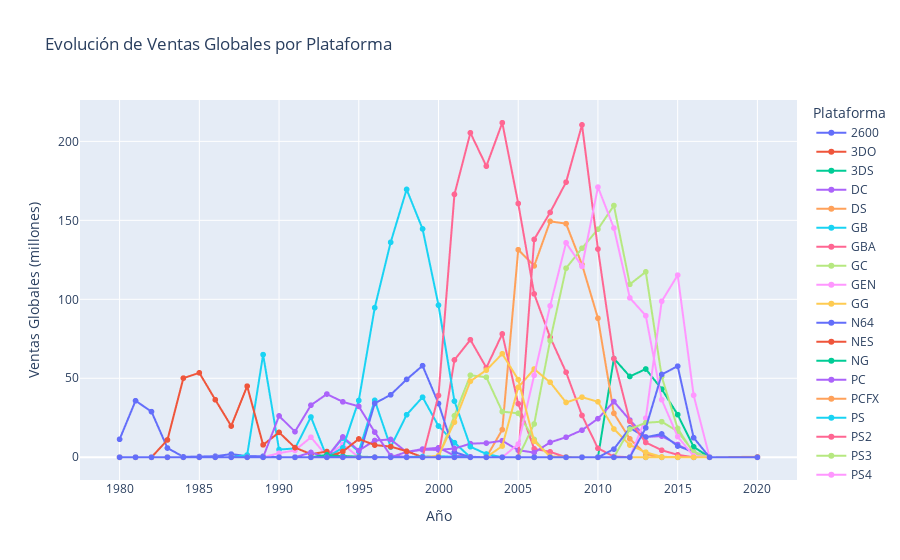

This figure's notebook cell:
### Code cell
# Convertir la tabla pivot a formato largo para que Plotly pueda manejarlo mejor
dfsales_melted = dfsales.melt(id_vars=["Year"], var_name="Platform", value_name="Global_Sales")

# Crear gráfico de líneas por plataforma
fig = px.line(dfsales_melted, x="Year", y="Global_Sales", color="Platform",
              title="Evolución de Ventas Globales por Plataforma",
              labels={"Year": "Año", "Global_Sales": "Ventas Globales (millones)", "Platform": "Plataforma"},
              markers=True)

# Mostrar gráfico
fig.show()

### Figure 1 — Plotly figure (JSON) as saved in the notebook; plotly's stock layout.template omitted (floating-point values rounded to 4 significant figures)
{"data": [{"hovertemplate": "Plataforma=2600<br>Año=%{x}<br>Ventas Globales (millones)=%{y}<extra></extra>", "legendgroup": "2600", "line": {"color": "#636efa", "dash": "solid"}, "marker": {"symbol": "circle"}, "mode": "markers+lines", "name": "2600", "showlegend": true, "type": "scattergl", "x": [1980, 1981, 1982, 1983, 1984, 1985, 1986, 1987, 1988, 1989, 1990, 1991, 1992, 1993, 1994, 1995, 1996, 1997, 1998, 1999, 2000, 2001, 2002, 2003, 2004, 2005, 2006, 2007, 2008, 2009, 2010, 2011, 2012, 2013, 2014, 2015, 2016, 2017, 2020], "xaxis": "x", "y": [11.38, 35.77, 28.86, 5.83, 0.27, 0.45, 0.66, 1.98, 0.75, 0.62, 0, 0, 0, 0, 0, 0, 0, 0, 0, 0, 0, 0, 0, 0, 0, 0, 0, 0, 0, 0, 0, 0, 0, 0, 0, 0, 0, 0, 0], "yaxis": "y"}, {"hovertemplate": "Plataforma=3DO<br>Año=%{x}<br>Ventas Globales (millones)=%{y}<extra></extra>", "legendgroup": "3DO", "line": {"color": "#EF553B", "dash": "solid"}, "marker": {"symbol": "circle"}, "mode": "markers+lines", "name": "3DO", "showlegend": true, "type": "scattergl", "x": [1980, 1981, 1982, 1983, 1984, 1985, 1986, 1987, 1988, 1989, 1990, 1991, 1992, 1993, 1994, 1995, 1996, 1997, 1998, 1999, 2000, 2001, 2002, 2003, 2004, 2005, 2006, 2007, 2008, 2009, 2010, 2011, 2012, 2013, 2014, 2015, 2016, 2017, 2020], "xaxis": "x", "y": [0, 0, 0, 0, 0, 0, 0, 0, 0, 0, 0, 0, 0, 0, 0.02, 0.08, 0, 0, 0, 0, 0, 0, 0, 0, 0, 0, 0, 0, 0, 0, 0, 0, 0, 0, 0, 0, 0, 0, 0], "yaxis": "y"}, {"hovertemplate": "Plataforma=3DS<br>Año=%{x}<br>Ventas Globales (millones)=%{y}<extra></extra>", "legendgroup": "3DS", "line": {"color": "#00cc96", "dash": "solid"}, "marker": {"symbol": "circle"}, "mode": "markers+lines", "name": "3DS", "showlegend": true, "type": "scattergl", "x": [1980, 1981, 1982, 1983, 1984, 1985, 1986, 1987, 1988, 1989, 1990, 1991, 1992, 1993, 1994, 1995, 1996, 1997, 1998, 1999, 2000, 2001, 2002, 2003, 2004, 2005, 2006, 2007, 2008, 2009, 2010, 2011, 2012, 2013, 2014, 2015, 2016, 2017, 2020], "xaxis": "x", "y": [0, 0, 0, 0, 0, 0, 0, 0, 0, 0, 0, 0, 0, 0, 0, 0, 0, 0, 0, 0, 0, 0, 0, 0, 0, 0, 0, 0, 0, 0, 0, 62.53, 51.14, 55.88, 43.14, 26.99, 6.6, 0, 0], "yaxis": "y"}, {"hovertemplate": "Plataforma=DC<br>Año=%{x}<br>Ventas Globales (millones)=%{y}<extra></extra>", "legendgroup": "DC", "line": {"color": "#ab63fa", "dash": "solid"}, "marker": {"symbol": "circle"}, "mode": "markers+lines", "name": "DC", "showlegend": true, "type": "scattergl", "x": [1980, 1981, 1982, 1983, 1984, 1985, 1986, 1987, 1988, 1989, 1990, 1991, 1992, 1993, 1994, 1995, 1996, 1997, 1998, 1999, 2000, 2001, 2002, 2003, 2004, 2005, 2006, 2007, 2008, 2009, 2010, 2011, 2012, 2013, 2014, 2015, 2016, 2017, 2020], "xaxis": "x", "y": [0, 0, 0, 0, 0, 0, 0, 0, 0, 0, 0, 0, 0, 0, 0, 0, 0, 0, 3.39, 5.17, 5.99, 1.07, 0.29, 0, 0, 0, 0, 0.02, 0.04, 0, 0, 0, 0, 0, 0, 0, 0, 0, 0], "yaxis": "y"}, {"hovertemplate": "Plataforma=DS<br>Año=%{x}<br>Ventas Globales (millones)=%{y}<extra></extra>", "legendgroup": "DS", "line": {"color": "#FFA15A", "dash": "solid"}, "marker": {"symbol": "circle"}, "mode": "markers+lines", "name": "DS", "showlegend": true, "type": "scattergl", "x": [1980, 1981, 1982, 1983, 1984, 1985, 1986, 1987, 1988, 1989, 1990, 1991, 1992, 1993, 1994, 1995, 1996, 1997, 1998, 1999, 2000, 2001, 2002, 2003, 2004, 2005, 2006, 2007, 2008, 2009, 2010, 2011, 2012, 2013, 2014, 2015, 2016, 2017, 2020], "xaxis": "x", "y": [0, 0, 0, 0, 0, 0.02, 0, 0, 0, 0, 0, 0, 0, 0, 0, 0, 0, 0, 0, 0, 0, 0, 0, 0, 17.46, 131.4, 121.2, 149.4, 147.9, 122.0, 87.98, 27.8, 11.64, 1.96, 0.02, 0, 0, 0, 0.29], "yaxis": "y"}, {"hovertemplate": "Plataforma=GB<br>Año=%{x}<br>Ventas Globales (millones)=%{y}<extra></extra>", "legendgroup": "GB", "line": {"color": "#19d3f3", "dash": "solid"}, "marker": {"symbol": "circle"}, "mode": "markers+lines", "name": "GB", "showlegend": true, "type": "scattergl", "x": [1980, 1981, 1982, 1983, 1984, 1985, 1986, 1987, 1988, 1989, 1990, 1991, 1992, 1993, 1994, 1995, 1996, 1997, 1998, 1999, 2000, 2001, 2002, 2003, 2004, 2005, 2006, 2007, 2008, 2009, 2010, 2011, 2012, 2013, 2014, 2015, 2016, 2017, 2020], "xaxis": "x", "y": [0, 0, 0, 0, 0, 0, 0, 0, 1.43, 64.98, 4.89, 5.57, 25.48, 0, 12.17, 3.6, 36.02, 6.37, 26.9, 38.01, 19.76, 9.24, 0, 0, 0, 0, 0, 0, 0, 0, 0, 0, 0, 0, 0, 0, 0, 0, 0], "yaxis": "y"}, {"hovertemplate": "Plataforma=GBA<br>Año=%{x}<br>Ventas Globales (millones)=%{y}<extra></extra>", "legendgroup": "GBA", "line": {"color": "#FF6692", "dash": "solid"}, "marker": {"symbol": "circle"}, "mode": "markers+lines", "name": "GBA", "showlegend": true, "type": "scattergl", "x": [1980, 1981, 1982, 1983, 1984, 1985, 1986, 1987, 1988, 1989, 1990, 1991, 1992, 1993, 1994, 1995, 1996, 1997, 1998, 1999, 2000, 2001, 2002, 2003, 2004, 2005, 2006, 2007, 2008, 2009, 2010, 2011, 2012, 2013, 2014, 2015, 2016, 2017, 2020], "xaxis": "x", "y": [0, 0, 0, 0, 0, 0, 0, 0, 0, 0, 0, 0, 0, 0, 0, 0, 0, 0, 0, 0, 0.06, 61.62, 74.38, 56.73, 78.09, 33.9, 5.35, 3.43, 0, 0, 0, 0, 0, 0, 0, 0, 0, 0, 0], "yaxis": "y"}, {"hovertemplate": "Plataforma=GC<br>Año=%{x}<br>Ventas Globales (millones)=%{y}<extra></extra>", "legendgroup": "GC", "line": {"color": "#B6E880", "dash": "solid"}, "marker": {"symbol": "circle"}, "mode": "markers+lines", "name": "GC", "showlegend": true, "type": "scattergl", "x": [1980, 1981, 1982, 1983, 1984, 1985, 1986, 1987, 1988, 1989, 1990, 1991, 1992, 1993, 1994, 1995, 1996, 1997, 1998, 1999, 2000, 2001, 2002, 2003, 2004, 2005, 2006, 2007, 2008, 2009, 2010, 2011, 2012, 2013, 2014, 2015, 2016, 2017, 2020], "xaxis": "x", "y": [0, 0, 0, 0, 0, 0, 0, 0, 0, 0, 0, 0, 0, 0, 0, 0, 0, 0, 0, 0, 0, 26.3, 51.93, 50.66, 28.89, 27.8, 11.29, 0.27, 0, 0, 0, 0, 0, 0, 0, 0, 0, 0, 0], "yaxis": "y"}, {"hovertemplate": "Plataforma=GEN<br>Año=%{x}<br>Ventas Globales (millones)=%{y}<extra></extra>", "legendgroup": "GEN", "line": {"color": "#FF97FF", "dash": "solid"}, "marker": {"symbol": "circle"}, "mode": "markers+lines", "name": "GEN", "showlegend": true, "type": "scattergl", "x": [1980, 1981, 1982, 1983, 1984, 1985, 1986, 1987, 1988, 1989, 1990, 1991, 1992, 1993, 1994, 1995, 1996, 1997, 1998, 1999, 2000, 2001, 2002, 2003, 2004, 2005, 2006, 2007, 2008, 2009, 2010, 2011, 2012, 2013, 2014, 2015, 2016, 2017, 2020], "xaxis": "x", "y": [0, 0, 0, 0, 0, 0, 0, 0, 0, 0, 2.6, 4.34, 12.66, 0.65, 8.11, 0, 0, 0, 0, 0, 0, 0, 0, 0, 0, 0, 0, 0, 0, 0, 0, 0, 0, 0, 0, 0, 0, 0, 0], "yaxis": "y"}, {"hovertemplate": "Plataforma=GG<br>Año=%{x}<br>Ventas Globales (millones)=%{y}<extra></extra>", "legendgroup": "GG", "line": {"color": "#FECB52", "dash": "solid"}, "marker": {"symbol": "circle"}, "mode": "markers+lines", "name": "GG", "showlegend": true, "type": "scattergl", "x": [1980, 1981, 1982, 1983, 1984, 1985, 1986, 1987, 1988, 1989, 1990, 1991, 1992, 1993, 1994, 1995, 1996, 1997, 1998, 1999, 2000, 2001, 2002, 2003, 2004, 2005, 2006, 2007, 2008, 2009, 2010, 2011, 2012, 2013, 2014, 2015, 2016, 2017, 2020], "xaxis": "x", "y": [0, 0, 0, 0, 0, 0, 0, 0, 0, 0, 0, 0, 0.04, 0, 0, 0, 0, 0, 0, 0, 0, 0, 0, 0, 0, 0, 0, 0, 0, 0, 0, 0, 0, 0, 0, 0, 0, 0, 0], "yaxis": "y"}, {"hovertemplate": "Plataforma=N64<br>Año=%{x}<br>Ventas Globales (millones)=%{y}<extra></extra>", "legendgroup": "N64", "line": {"color": "#636efa", "dash": "solid"}, "marker": {"symbol": "circle"}, "mode": "markers+lines", "name": "N64", "showlegend": true, "type": "scattergl", "x": [1980, 1981, 1982, 1983, 1984, 1985, 1986, 1987, 1988, 1989, 1990, 1991, 1992, 1993, 1994, 1995, 1996, 1997, 1998, 1999, 2000, 2001, 2002, 2003, 2004, 2005, 2006, 2007, 2008, 2009, 2010, 2011, 2012, 2013, 2014, 2015, 2016, 2017, 2020], "xaxis": "x", "y": [0, 0, 0, 0, 0, 0, 0, 0, 0, 0, 0, 0, 0, 0, 0, 0, 34.11, 39.51, 49.28, 57.96, 34.01, 3.26, 0.08, 0, 0, 0, 0, 0, 0, 0, 0, 0, 0, 0, 0, 0, 0, 0, 0], "yaxis": "y"}, {"hovertemplate": "Plataforma=NES<br>Año=%{x}<br>Ventas Globales (millones)=%{y}<extra></extra>", "legendgroup": "NES", "line": {"color": "#EF553B", "dash": "solid"}, "marker": {"symbol": "circle"}, "mode": "markers+lines", "name": "NES", "showlegend": true, "type": "scattergl", "x": [1980, 1981, 1982, 1983, 1984, 1985, 1986, 1987, 1988, 1989, 1990, 1991, 1992, 1993, 1994, 1995, 1996, 1997, 1998, 1999, 2000, 2001, 2002, 2003, 2004, 2005, 2006, 2007, 2008, 2009, 2010, 2011, 2012, 2013, 2014, 2015, 2016, 2017, 2020], "xaxis": "x", "y": [0, 0, 0, 10.96, 50.09, 53.44, 36.41, 19.76, 45.01, 7.85, 15.74, 6.11, 1.98, 3.61, 0.11, 0, 0, 0, 0, 0, 0, 0, 0, 0, 0, 0, 0, 0, 0, 0, 0, 0, 0, 0, 0, 0, 0, 0, 0], "yaxis": "y"}, {"hovertemplate": "Plataforma=NG<br>Año=%{x}<br>Ventas Globales (millones)=%{y}<extra></extra>", "legendgroup": "NG", "line": {"color": "#00cc96", "dash": "solid"}, "marker": {"symbol": "circle"}, "mode": "markers+lines", "name": "NG", "showlegend": true, "type": "scattergl", "x": [1980, 1981, 1982, 1983, 1984, 1985, 1986, 1987, 1988, 1989, 1990, 1991, 1992, 1993, 1994, 1995, 1996, 1997, 1998, 1999, 2000, 2001, 2002, 2003, 2004, 2005, 2006, 2007, 2008, 2009, 2010, 2011, 2012, 2013, 2014, 2015, 2016, 2017, 2020], "xaxis": "x", "y": [0, 0, 0, 0, 0, 0, 0, 0, 0, 0, 0, 0, 0, 0.21, 0.8, 0.33, 0.1, 0, 0, 0, 0, 0, 0, 0, 0, 0, 0, 0, 0, 0, 0, 0, 0, 0, 0, 0, 0, 0, 0], "yaxis": "y"}, {"hovertemplate": "Plataforma=PC<br>Año=%{x}<br>Ventas Globales (millones)=%{y}<extra></extra>", "legendgroup": "PC", "line": {"color": "#ab63fa", "dash": "solid"}, "marker": {"symbol": "circle"}, "mode": "markers+lines", "name": "PC", "showlegend": true, "type": "scattergl", "x": [1980, 1981, 1982, 1983, 1984, 1985, 1986, 1987, 1988, 1989, 1990, 1991, 1992, 1993, 1994, 1995, 1996, 1997, 1998, 1999, 2000, 2001, 2002, 2003, 2004, 2005, 2006, 2007, 2008, 2009, 2010, 2011, 2012, 2013, 2014, 2015, 2016, 2017, 2020], "xaxis": "x", "y": [0, 0, 0, 0, 0, 0.03, 0, 0, 0.03, 0, 0, 0, 3.02, 0, 12.85, 4.23, 10.59, 11.26, 3.28, 4.75, 4.68, 5.51, 8.6, 8.96, 10.46, 4.47, 2.97, 9.4, 12.67, 17.16, 24.46, 35.25, 23.53, 12.83, 13.39, 8.07, 2.6, 0, 0], "yaxis": "y"}, {"hovertemplate": "Plataforma=PCFX<br>Año=%{x}<br>Ventas Globales (millones)=%{y}<extra></extra>", "legendgroup": "PCFX", "line": {"color": "#FFA15A", "dash": "solid"}, "marker": {"symbol": "circle"}, "mode": "markers+lines", "name": "PCFX", "showlegend": true, "type": "scattergl", "x": [1980, 1981, 1982, 1983, 1984, 1985, 1986, 1987, 1988, 1989, 1990, 1991, 1992, 1993, 1994, 1995, 1996, 1997, 1998, 1999, 2000, 2001, 2002, 2003, 2004, 2005, 2006, 2007, 2008, 2009, 2010, 2011, 2012, 2013, 2014, 2015, 2016, 2017, 2020], "xaxis": "x", "y": [0, 0, 0, 0, 0, 0, 0, 0, 0, 0, 0, 0, 0, 0, 0, 0, 0.03, 0, 0, 0, 0, 0, 0, 0, 0, 0, 0, 0, 0, 0, 0, 0, 0, 0, 0, 0, 0, 0, 0], "yaxis": "y"}, {"hovertemplate": "Plataforma=PS<br>Año=%{x}<br>Ventas Globales (millones)=%{y}<extra></extra>", "legendgroup": "PS", "line": {"color": "#19d3f3", "dash": "solid"}, "marker": {"symbol": "circle"}, "mode": "markers+lines", "name": "PS", "showlegend": true, "type": "scattergl", "x": [1980, 1981, 1982, 1983, 1984, 1985, 1986, 1987, 1988, 1989, 1990, 1991, 1992, 1993, 1994, 1995, 1996, 1997, 1998, 1999, 2000, 2001, 2002, 2003, 2004, 2005, 2006, 2007, 2008, 2009, 2010, 2011, 2012, 2013, 2014, 2015, 2016, 2017, 2020], "xaxis": "x", "y": [0, 0, 0, 0, 0, 0, 0, 0, 0, 0, 0, 0, 0, 0, 6.02, 35.92, 94.68, 136.1, 169.6, 144.6, 96.28, 35.52, 6.69, 2.05, 0, 0, 0, 0, 0, 0, 0, 0, 0, 0, 0, 0, 0, 0, 0], "yaxis": "y"}, {"hovertemplate": "Plataforma=PS2<br>Año=%{x}<br>Ventas Globales (millones)=%{y}<extra></extra>", "legendgroup": "PS2", "line": {"color": "#FF6692", "dash": "solid"}, "marker": {"symbol": "circle"}, "mode": "markers+lines", "name": "PS2", "showlegend": true, "type": "scattergl", "x": [1980, 1981, 1982, 1983, 1984, 1985, 1986, 1987, 1988, 1989, 1990, 1991, 1992, 1993, 1994, 1995, 1996, 1997, 1998, 1999, 2000, 2001, 2002, 2003, 2004, 2005, 2006, 2007, 2008, 2009, 2010, 2011, 2012, 2013, 2014, 2015, 2016, 2017, 2020], "xaxis": "x", "y": [0, 0, 0, 0, 0, 0, 0, 0, 0, 0, 0, 0, 0, 0, 0, 0, 0, 0, 0, 0, 39.11, 166.4, 205.4, 184.3, 211.8, 160.7, 103.4, 76, 53.83, 26.45, 5.63, 0.47, 0, 0, 0, 0, 0, 0, 0], "yaxis": "y"}, {"hovertemplate": "Plataforma=PS3<br>Año=%{x}<br>Ventas Globales (millones)=%{y}<extra></extra>", "legendgroup": "PS3", "line": {"color": "#B6E880", "dash": "solid"}, "marker": {"symbol": "circle"}, "mode": "markers+lines", "name": "PS3", "showlegend": true, "type": "scattergl", "x": [1980, 1981, 1982, 1983, 1984, 1985, 1986, 1987, 1988, 1989, 1990, 1991, 1992, 1993, 1994, 1995, 1996, 1997, 1998, 1999, 2000, 2001, 2002, 2003, 2004, 2005, 2006, 2007, 2008, 2009, 2010, 2011, 2012, 2013, 2014, 2015, 2016, 2017, 2020], "xaxis": "x", "y": [0, 0, 0, 0, 0, 0, 0, 0, 0, 0, 0, 0, 0, 0, 0, 0, 0, 0, 0, 0, 0, 0, 0, 0, 0, 0, 21.07, 73.81, 119.7, 132.3, 144.4, 159.4, 109.5, 117.4, 50.96, 18.22, 2.59, 0, 0], "yaxis": "y"}, {"hovertemplate": "Plataforma=PS4<br>Año=%{x}<br>Ventas Globales (millones)=%{y}<extra></extra>", "legendgroup": "PS4", "line": {"color": "#FF97FF", "dash": "solid"}, "marker": {"symbol": "circle"}, "mode": "markers+lines", "name": "PS4", "showlegend": true, "type": "scattergl", "x": [1980, 1981, 1982, 1983, 1984, 1985, 1986, 1987, 1988, 1989, 1990, 1991, 1992, 1993, 1994, 1995, 1996, 1997, 1998, 1999, 2000, 2001, 2002, 2003, 2004, 2005, 2006, 2007, 2008, 2009, 2010, 2011, 2012, 2013, 2014, 2015, 2016, 2017, 2020], "xaxis": "x", "y": [0, 0, 0, 0, 0, 0, 0, 0, 0, 0, 0, 0, 0, 0, 0, 0, 0, 0, 0, 0, 0, 0, 0, 0, 0, 0, 0, 0, 0, 0, 0, 0, 0, 24.76, 98.76, 115.3, 39.25, 0.03, 0], "yaxis": "y"}, {"hovertemplate": "Plataforma=PSP<br>Año=%{x}<br>Ventas Globales (millones)=%{y}<extra></extra>", "legendgroup": "PSP", "line": {"color": "#FECB52", "dash": "solid"}, "marker": {"symbol": "circle"}, "mode": "markers+lines", "name": "PSP", "showlegend": true, "type": "scattergl", "x": [1980, 1981, 1982, 1983, 1984, 1985, 1986, 1987, 1988, 1989, 1990, 1991, 1992, 1993, 1994, 1995, 1996, 1997, 1998, 1999, 2000, 2001, 2002, 2003, 2004, 2005, 2006, 2007, 2008, 2009, 2010, 2011, 2012, 2013, 2014, 2015, 2016, 2017, 2020], "xaxis": "x", "y": [0, 0, 0, 0, 0, 0, 0, 0, 0, 0, 0, 0, 0, 0, 0, 0, 0, 0, 0, 0, 0, 0, 0, 0, 7.13, 44.23, 55.85, 47.48, 34.68, 38.07, 35.11, 17.89, 7.72, 3.19, 0.24, 0.12, 0, 0, 0], "yaxis": "y"}, {"hovertemplate": "Plataforma=PSV<br>Año=%{x}<br>Ventas Globales (millones)=%{y}<extra></extra>", "legendgroup": "PSV", "line": {"color": "#636efa", "dash": "solid"}, "marker": {"symbol": "circle"}, "mode": "markers+lines", "name": "PSV", "showlegend": true, "type": "scattergl", "x": [1980, 1981, 1982, 1983, 1984, 1985, 1986, 1987, 1988, 1989, 1990, 1991, 1992, 1993, 1994, 1995, 1996, 1997, 1998, 1999, 2000, 2001, 2002, 2003, 2004, 2005, 2006, 2007, 2008, 2009, 2010, 2011, 2012, 2013, 2014, 2015, 2016, 2017, 2020], "xaxis": "x", "y": [0, 0, 0, 0, 0, 0, 0, 0, 0, 0, 0, 0, 0, 0, 0, 0, 0, 0, 0, 0, 0, 0, 0, 0, 0, 0, 0, 0, 0, 0, 0, 5.15, 18.53, 12.69, 14.74, 7.1, 3.4, 0.02, 0], "yaxis": "y"}, {"hovertemplate": "Plataforma=SAT<br>Año=%{x}<br>Ventas Globales (millones)=%{y}<extra></extra>", "legendgroup": "SAT", "line": {"color": "#EF553B", "dash": "solid"}, "marker": {"symbol": "circle"}, "mode": "markers+lines", "name": "SAT", "showlegend": true, "type": "scattergl", "x": [1980, 1981, 1982, 1983, 1984, 1985, 1986, 1987, 1988, 1989, 1990, 1991, 1992, 1993, 1994, 1995, 1996, 1997, 1998, 1999, 2000, 2001, 2002, 2003, 2004, 2005, 2006, 2007, 2008, 2009, 2010, 2011, 2012, 2013, 2014, 2015, 2016, 2017, 2020], "xaxis": "x", "y": [0, 0, 0, 0, 0, 0, 0, 0, 0, 0, 0, 0, 0, 0, 3.64, 11.58, 7.69, 6.77, 3.82, 0.09, 0, 0, 0, 0, 0, 0, 0, 0, 0, 0, 0, 0, 0, 0, 0, 0, 0, 0, 0], "yaxis": "y"}, {"hovertemplate": "Plataforma=SCD<br>Año=%{x}<br>Ventas Globales (millones)=%{y}<extra></extra>", "legendgroup": "SCD", "line": {"color": "#00cc96", "dash": "solid"}, "marker": {"symbol": "circle"}, "mode": "markers+lines", "name": "SCD", "showlegend": true, "type": "scattergl", "x": [1980, 1981, 1982, 1983, 1984, 1985, 1986, 1987, 1988, 1989, 1990, 1991, 1992, 1993, 1994, 1995, 1996, 1997, 1998, 1999, 2000, 2001, 2002, 2003, 2004, 2005, 2006, 2007, 2008, 2009, 2010, 2011, 2012, 2013, 2014, 2015, 2016, 2017, 2020], "xaxis": "x", "y": [0, 0, 0, 0, 0, 0, 0, 0, 0, 0, 0, 0, 0, 1.5, 0.37, 0, 0, 0, 0, 0, 0, 0, 0, 0, 0, 0, 0, 0, 0, 0, 0, 0, 0, 0, 0, 0, 0, 0, 0], "yaxis": "y"}, {"hovertemplate": "Plataforma=SNES<br>Año=%{x}<br>Ventas Globales (millones)=%{y}<extra></extra>", "legendgroup": "SNES", "line": {"color": "#ab63fa", "dash": "solid"}, "marker": {"symbol": "circle"}, "mode": "markers+lines", "name": "SNES", "showlegend": true, "type": "scattergl", "x": [1980, 1981, 1982, 1983, 1984, 1985, 1986, 1987, 1988, 1989, 1990, 1991, 1992, 1993, 1994, 1995, 1996, 1997, 1998, 1999, 2000, 2001, 2002, 2003, 2004, 2005, 2006, 2007, 2008, 2009, 2010, 2011, 2012, 2013, 2014, 2015, 2016, 2017, 2020], "xaxis": "x", "y": [0, 0, 0, 0, 0, 0, 0, 0, 0, 0, 26.16, 16.21, 32.98, 40.01, 35.08, 32.21, 15.93, 0.99, 0.22, 0.26, 0, 0, 0, 0, 0, 0, 0, 0, 0, 0, 0, 0, 0, 0, 0, 0, 0, 0, 0], "yaxis": "y"}, {"hovertemplate": "Plataforma=TG16<br>Año=%{x}<br>Ventas Globales (millones)=%{y}<extra></extra>", "legendgroup": "TG16", "line": {"color": "#FFA15A", "dash": "solid"}, "marker": {"symbol": "circle"}, "mode": "markers+lines", "name": "TG16", "showlegend": true, "type": "scattergl", "x": [1980, 1981, 1982, 1983, 1984, 1985, 1986, 1987, 1988, 1989, 1990, 1991, 1992, 1993, 1994, 1995, 1996, 1997, 1998, 1999, 2000, 2001, 2002, 2003, 2004, 2005, 2006, 2007, 2008, 2009, 2010, 2011, 2012, 2013, 2014, 2015, 2016, 2017, 2020], "xaxis": "x", "y": [0, 0, 0, 0, 0, 0, 0, 0, 0, 0, 0, 0, 0, 0, 0, 0.16, 0, 0, 0, 0, 0, 0, 0, 0, 0, 0, 0, 0, 0, 0, 0, 0, 0, 0, 0, 0, 0, 0, 0], "yaxis": "y"}, {"hovertemplate": "Plataforma=WS<br>Año=%{x}<br>Ventas Globales (millones)=%{y}<extra></extra>", "legendgroup": "WS", "line": {"color": "#19d3f3", "dash": "solid"}, "marker": {"symbol": "circle"}, "mode": "markers+lines", "name": "WS", "showlegend": true, "type": "scattergl", "x": [1980, 1981, 1982, 1983, 1984, 1985, 1986, 1987, 1988, 1989, 1990, 1991, 1992, 1993, 1994, 1995, 1996, 1997, 1998, 1999, 2000, 2001, 2002, 2003, 2004, 2005, 2006, 2007, 2008, 2009, 2010, 2011, 2012, 2013, 2014, 2015, 2016, 2017, 2020], "xaxis": "x", "y": [0, 0, 0, 0, 0, 0, 0, 0, 0, 0, 0, 0, 0, 0, 0, 0, 0, 0, 0, 0.46, 0.68, 0.28, 0, 0, 0, 0, 0, 0, 0, 0, 0, 0, 0, 0, 0, 0, 0, 0, 0], "yaxis": "y"}, {"hovertemplate": "Plataforma=Wii<br>Año=%{x}<br>Ventas Globales (millones)=%{y}<extra></extra>", "legendgroup": "Wii", "line": {"color": "#FF6692", "dash": "solid"}, "marker": {"symbol": "circle"}, "mode": "markers+lines", "name": "Wii", "showlegend": true, "type": "scattergl", "x": [1980, 1981, 1982, 1983, 1984, 1985, 1986, 1987, 1988, 1989, 1990, 1991, 1992, 1993, 1994, 1995, 1996, 1997, 1998, 1999, 2000, 2001, 2002, 2003, 2004, 2005, 2006, 2007, 2008, 2009, 2010, 2011, 2012, 2013, 2014, 2015, 2016, 2017, 2020], "xaxis": "x", "y": [0, 0, 0, 0, 0, 0, 0, 0, 0, 0, 0, 0, 0, 0, 0, 0, 0, 0, 0, 0, 0, 0, 0, 0, 0, 0, 137.9, 155.0, 174.2, 210.4, 131.8, 62.41, 22.77, 9.36, 4.44, 1.55, 0, 0, 0], "yaxis": "y"}, {"hovertemplate": "Plataforma=WiiU<br>Año=%{x}<br>Ventas Globales (millones)=%{y}<extra></extra>", "legendgroup": "WiiU", "line": {"color": "#B6E880", "dash": "solid"}, "marker": {"symbol": "circle"}, "mode": "markers+lines", "name": "WiiU", "showlegend": true, "type": "scattergl", "x": [1980, 1981, 1982, 1983, 1984, 1985, 1986, 1987, 1988, 1989, 1990, 1991, 1992, 1993, 1994, 1995, 1996, 1997, 1998, 1999, 2000, 2001, 2002, 2003, 2004, 2005, 2006, 2007, 2008, 2009, 2010, 2011, 2012, 2013, 2014, 2015, 2016, 2017, 2020], "xaxis": "x", "y": [0, 0, 0, 0, 0, 0, 0, 0, 0, 0, 0, 0, 0, 0, 0, 0, 0, 0, 0, 0, 0, 0, 0, 0, 0, 0, 0, 0, 0, 0, 0, 0, 17.84, 21.84, 22.51, 16.38, 3.29, 0, 0], "yaxis": "y"}, {"hovertemplate": "Plataforma=X360<br>Año=%{x}<br>Ventas Globales (millones)=%{y}<extra></extra>", "legendgroup": "X360", "line": {"color": "#FF97FF", "dash": "solid"}, "marker": {"symbol": "circle"}, "mode": "markers+lines", "name": "X360", "showlegend": true, "type": "scattergl", "x": [1980, 1981, 1982, 1983, 1984, 1985, 1986, 1987, 1988, 1989, 1990, 1991, 1992, 1993, 1994, 1995, 1996, 1997, 1998, 1999, 2000, 2001, 2002, 2003, 2004, 2005, 2006, 2007, 2008, 2009, 2010, 2011, 2012, 2013, 2014, 2015, 2016, 2017, 2020], "xaxis": "x", "y": [0, 0, 0, 0, 0, 0, 0, 0, 0, 0, 0, 0, 0, 0, 0, 0, 0, 0, 0, 0, 0, 0, 0, 0, 0, 8.32, 51.88, 95.84, 135.8, 120.8, 171.1, 145.1, 100.9, 89.61, 36.42, 13.05, 0.83, 0, 0], "yaxis": "y"}, {"hovertemplate": "Plataforma=XB<br>Año=%{x}<br>Ventas Globales (millones)=%{y}<extra></extra>", "legendgroup": "XB", "line": {"color": "#FECB52", "dash": "solid"}, "marker": {"symbol": "circle"}, "mode": "markers+lines", "name": "XB", "showlegend": true, "type": "scattergl", "x": [1980, 1981, 1982, 1983, 1984, 1985, 1986, 1987, 1988, 1989, 1990, 1991, 1992, 1993, 1994, 1995, 1996, 1997, 1998, 1999, 2000, 2001, 2002, 2003, 2004, 2005, 2006, 2007, 2008, 2009, 2010, 2011, 2012, 2013, 2014, 2015, 2016, 2017, 2020], "xaxis": "x", "y": [0, 0, 0, 0, 0, 0, 0, 0, 0, 0, 0, 0, 0, 0, 0, 0, 0, 0, 0, 0, 0.99, 22.24, 48.15, 55.16, 65.5, 49.17, 10.15, 0.55, 0.18, 0, 0, 0, 0, 0, 0, 0, 0, 0, 0], "yaxis": "y"}, {"hovertemplate": "Plataforma=XOne<br>Año=%{x}<br>Ventas Globales (millones)=%{y}<extra></extra>", "legendgroup": "XOne", "line": {"color": "#636efa", "dash": "solid"}, "marker": {"symbol": "circle"}, "mode": "markers+lines", "name": "XOne", "showlegend": true, "type": "scattergl", "x": [1980, 1981, 1982, 1983, 1984, 1985, 1986, 1987, 1988, 1989, 1990, 1991, 1992, 1993, 1994, 1995, 1996, 1997, 1998, 1999, 2000, 2001, 2002, 2003, 2004, 2005, 2006, 2007, 2008, 2009, 2010, 2011, 2012, 2013, 2014, 2015, 2016, 2017, 2020], "xaxis": "x", "y": [0, 0, 0, 0, 0, 0, 0, 0, 0, 0, 0, 0, 0, 0, 0, 0, 0, 0, 0, 0, 0, 0, 0, 0, 0, 0, 0, 0, 0, 0, 0, 0, 0, 18.6, 52.43, 57.66, 12.37, 0, 0], "yaxis": "y"}], "layout": {"legend": {"title": {"text": "Plataforma"}, "tracegroupgap": 0}, "title": {"text": "Evolución de Ventas Globales por Plataforma"}, "xaxis": {"anchor": "y", "domain": [0, 1], "title": {"text": "Año"}}, "yaxis": {"anchor": "x", "domain": [0, 1], "title": {"text": "Ventas Globales (millones)"}}}}
